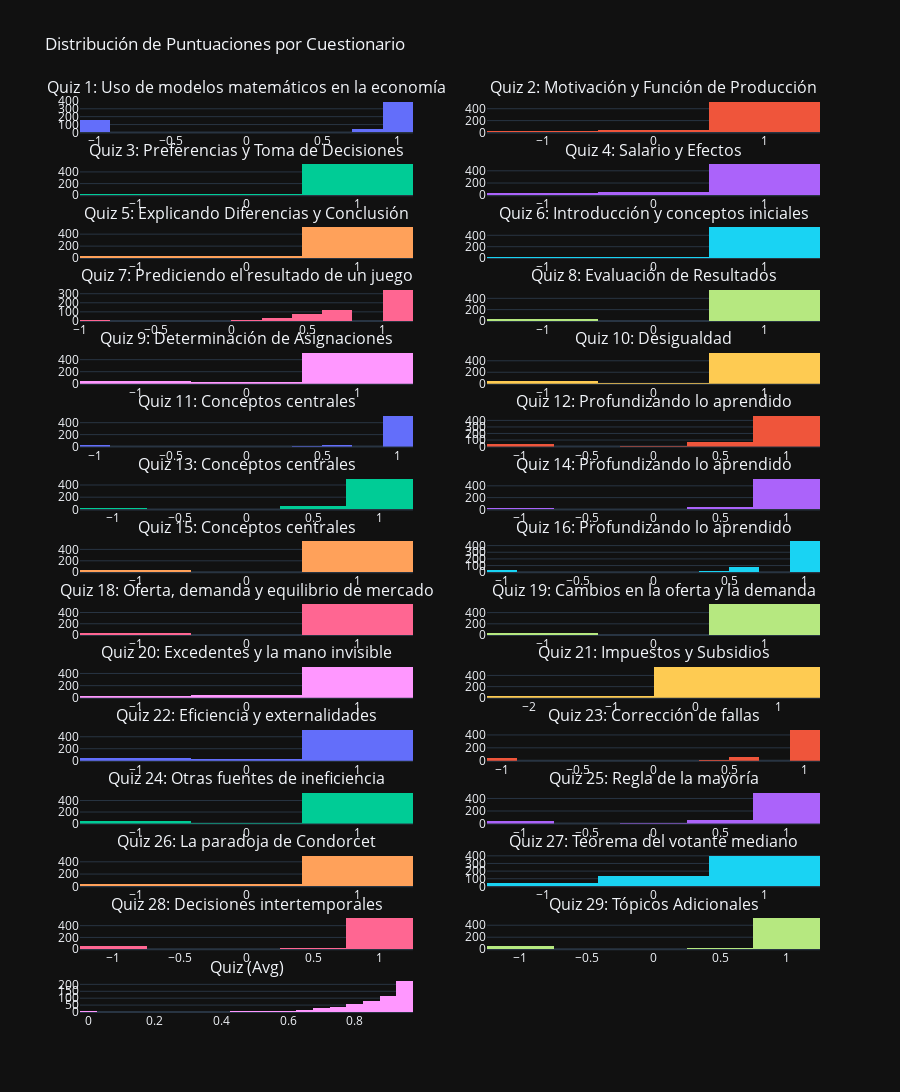

Notebook source saved alongside this figure:
### Markdown cell above
## Tratamiento de outliers

### Code cell
import plotly.graph_objects as go
from plotly.subplots import make_subplots
import pandas as pd

# Asegúrate de que tu archivo 'notas.csv' esté en el mismo directorio que este script,
# o proporciona la ruta completa al archivo.
notas_df = notas

# Reemplaza 'Not Attempted' con -1 y convierte las cadenas a flotantes
quiz_columns = [col for col in notas_df.columns if 'Quiz' in col]
notas_df[quiz_columns] = notas_df[quiz_columns].replace('Not Attempted', -1).astype(float)

# Determinamos el número de filas para los subplots
n_rows = (len(quiz_columns) + 1) // 2

# Crear una figura con subplots en dos columnas
fig = make_subplots(rows=n_rows, cols=2, subplot_titles=quiz_columns)

# Añadir un histograma para cada cuestionario en la posición adecuada
for idx, col in enumerate(quiz_columns):
    fig.add_trace(
        go.Histogram(x=notas_df[col], name=col),
        row=(idx // 2) + 1,  # Incrementar la fila después de cada dos cuestionarios
        col=(idx % 2) + 1    # Alternar entre columna 1 y 2
    )

# Actualizar el layout para que se ajuste bien
fig.update_layout(
    height=300 * n_rows,  # Ajustar la altura si es necesario para acomodar todos los subplots
    title_text="Distribución de Puntuaciones por Cuestionario",
    showlegend=False
)

# Mostrar la figura
fig.show()

### Figure 1 — Plotly figure (JSON) as saved in the notebook; plotly's stock layout.template omitted (floating-point values rounded to 4 significant figures; data arrays with more than 128 entries replaced by an {"elided": "..."} marker saying what was removed)
{"data": [{"name": "Quiz 1: Uso de modelos matemáticos en la economía", "type": "histogram", "x": {"elided": "587 float values"}, "xaxis": "x", "yaxis": "y"}, {"name": "Quiz 2: Motivación y Función de Producción", "type": "histogram", "x": {"elided": "587 int values"}, "xaxis": "x2", "yaxis": "y2"}, {"name": "Quiz 3: Preferencias y Toma de Decisiones", "type": "histogram", "x": {"elided": "587 int values"}, "xaxis": "x3", "yaxis": "y3"}, {"name": "Quiz 4: Salario y Efectos", "type": "histogram", "x": {"elided": "587 int values"}, "xaxis": "x4", "yaxis": "y4"}, {"name": "Quiz 5: Explicando Diferencias y Conclusión", "type": "histogram", "x": {"elided": "587 int values"}, "xaxis": "x5", "yaxis": "y5"}, {"name": "Quiz 6: Introducción y conceptos iniciales", "type": "histogram", "x": {"elided": "587 int values"}, "xaxis": "x6", "yaxis": "y6"}, {"name": "Quiz 7: Prediciendo el resultado de un juego", "type": "histogram", "x": {"elided": "587 float values"}, "xaxis": "x7", "yaxis": "y7"}, {"name": "Quiz 8: Evaluación de Resultados", "type": "histogram", "x": {"elided": "587 int values"}, "xaxis": "x8", "yaxis": "y8"}, {"name": "Quiz 9: Determinación de Asignaciones", "type": "histogram", "x": {"elided": "587 int values"}, "xaxis": "x9", "yaxis": "y9"}, {"name": "Quiz 10: Desigualdad", "type": "histogram", "x": {"elided": "587 int values"}, "xaxis": "x10", "yaxis": "y10"}, {"name": "Quiz 11: Conceptos centrales", "type": "histogram", "x": {"elided": "587 float values"}, "xaxis": "x11", "yaxis": "y11"}, {"name": "Quiz 12: Profundizando lo aprendido", "type": "histogram", "x": {"elided": "587 float values"}, "xaxis": "x12", "yaxis": "y12"}, {"name": "Quiz 13: Conceptos centrales", "type": "histogram", "x": {"elided": "587 float values"}, "xaxis": "x13", "yaxis": "y13"}, {"name": "Quiz 14: Profundizando lo aprendido", "type": "histogram", "x": {"elided": "587 float values"}, "xaxis": "x14", "yaxis": "y14"}, {"name": "Quiz 15: Conceptos centrales", "type": "histogram", "x": {"elided": "587 int values"}, "xaxis": "x15", "yaxis": "y15"}, {"name": "Quiz 16: Profundizando lo aprendido", "type": "histogram", "x": {"elided": "587 float values"}, "xaxis": "x16", "yaxis": "y16"}, {"name": "Quiz 18: Oferta, demanda y equilibrio de mercado", "type": "histogram", "x": {"elided": "587 int values"}, "xaxis": "x17", "yaxis": "y17"}, {"name": "Quiz 19: Cambios en la oferta y la demanda", "type": "histogram", "x": {"elided": "587 int values"}, "xaxis": "x18", "yaxis": "y18"}, {"name": "Quiz 20: Excedentes y la mano invisible", "type": "histogram", "x": {"elided": "587 int values"}, "xaxis": "x19", "yaxis": "y19"}, {"name": "Quiz 21: Impuestos y Subsidios", "type": "histogram", "x": {"elided": "587 int values"}, "xaxis": "x20", "yaxis": "y20"}, {"name": "Quiz 22: Eficiencia y externalidades", "type": "histogram", "x": {"elided": "587 int values"}, "xaxis": "x21", "yaxis": "y21"}, {"name": "Quiz 23: Corrección de fallas", "type": "histogram", "x": {"elided": "587 float values"}, "xaxis": "x22", "yaxis": "y22"}, {"name": "Quiz 24: Otras fuentes de ineficiencia", "type": "histogram", "x": {"elided": "587 int values"}, "xaxis": "x23", "yaxis": "y23"}, {"name": "Quiz 25: Regla de la mayoría", "type": "histogram", "x": {"elided": "587 float values"}, "xaxis": "x24", "yaxis": "y24"}, {"name": "Quiz 26: La paradoja de Condorcet", "type": "histogram", "x": {"elided": "587 int values"}, "xaxis": "x25", "yaxis": "y25"}, {"name": "Quiz 27: Teorema del votante mediano", "type": "histogram", "x": {"elided": "587 int values"}, "xaxis": "x26", "yaxis": "y26"}, {"name": "Quiz 28: Decisiones intertemporales", "type": "histogram", "x": {"elided": "587 float values"}, "xaxis": "x27", "yaxis": "y27"}, {"name": "Quiz 29: Tópicos Adicionales", "type": "histogram", "x": {"elided": "587 float values"}, "xaxis": "x28", "yaxis": "y28"}, {"name": "Quiz (Avg)", "type": "histogram", "x": {"elided": "587 float values"}, "xaxis": "x29", "yaxis": "y29"}], "layout": {"annotations": [{"font": {"size": 16}, "showarrow": false, "text": "Quiz 1: Uso de modelos matemáticos en la economía", "x": 0.225, "xanchor": "center", "xref": "paper", "y": 1, "yanchor": "bottom", "yref": "paper"}, {"font": {"size": 16}, "showarrow": false, "text": "Quiz 2: Motivación y Función de Producción", "x": 0.775, "xanchor": "center", "xref": "paper", "y": 1, "yanchor": "bottom", "yref": "paper"}, {"font": {"size": 16}, "showarrow": false, "text": "Quiz 3: Preferencias y Toma de Decisiones", "x": 0.225, "xanchor": "center", "xref": "paper", "y": 0.9311, "yanchor": "bottom", "yref": "paper"}, {"font": {"size": 16}, "showarrow": false, "text": "Quiz 4: Salario y Efectos", "x": 0.775, "xanchor": "center", "xref": "paper", "y": 0.9311, "yanchor": "bottom", "yref": "paper"}, {"font": {"size": 16}, "showarrow": false, "text": "Quiz 5: Explicando Diferencias y Conclusión", "x": 0.225, "xanchor": "center", "xref": "paper", "y": 0.8622, "yanchor": "bottom", "yref": "paper"}, {"font": {"size": 16}, "showarrow": false, "text": "Quiz 6: Introducción y conceptos iniciales", "x": 0.775, "xanchor": "center", "xref": "paper", "y": 0.8622, "yanchor": "bottom", "yref": "paper"}, {"font": {"size": 16}, "showarrow": false, "text": "Quiz 7: Prediciendo el resultado de un juego", "x": 0.225, "xanchor": "center", "xref": "paper", "y": 0.7933, "yanchor": "bottom", "yref": "paper"}, {"font": {"size": 16}, "showarrow": false, "text": "Quiz 8: Evaluación de Resultados", "x": 0.775, "xanchor": "center", "xref": "paper", "y": 0.7933, "yanchor": "bottom", "yref": "paper"}, {"font": {"size": 16}, "showarrow": false, "text": "Quiz 9: Determinación de Asignaciones", "x": 0.225, "xanchor": "center", "xref": "paper", "y": 0.7244, "yanchor": "bottom", "yref": "paper"}, {"font": {"size": 16}, "showarrow": false, "text": "Quiz 10: Desigualdad", "x": 0.775, "xanchor": "center", "xref": "paper", "y": 0.7244, "yanchor": "bottom", "yref": "paper"}, {"font": {"size": 16}, "showarrow": false, "text": "Quiz 11: Conceptos centrales", "x": 0.225, "xanchor": "center", "xref": "paper", "y": 0.6556, "yanchor": "bottom", "yref": "paper"}, {"font": {"size": 16}, "showarrow": false, "text": "Quiz 12: Profundizando lo aprendido", "x": 0.775, "xanchor": "center", "xref": "paper", "y": 0.6556, "yanchor": "bottom", "yref": "paper"}, {"font": {"size": 16}, "showarrow": false, "text": "Quiz 13: Conceptos centrales", "x": 0.225, "xanchor": "center", "xref": "paper", "y": 0.5867, "yanchor": "bottom", "yref": "paper"}, {"font": {"size": 16}, "showarrow": false, "text": "Quiz 14: Profundizando lo aprendido", "x": 0.775, "xanchor": "center", "xref": "paper", "y": 0.5867, "yanchor": "bottom", "yref": "paper"}, {"font": {"size": 16}, "showarrow": false, "text": "Quiz 15: Conceptos centrales", "x": 0.225, "xanchor": "center", "xref": "paper", "y": 0.5178, "yanchor": "bottom", "yref": "paper"}, {"font": {"size": 16}, "showarrow": false, "text": "Quiz 16: Profundizando lo aprendido", "x": 0.775, "xanchor": "center", "xref": "paper", "y": 0.5178, "yanchor": "bottom", "yref": "paper"}, {"font": {"size": 16}, "showarrow": false, "text": "Quiz 18: Oferta, demanda y equilibrio de mercado", "x": 0.225, "xanchor": "center", "xref": "paper", "y": 0.4489, "yanchor": "bottom", "yref": "paper"}, {"font": {"size": 16}, "showarrow": false, "text": "Quiz 19: Cambios en la oferta y la demanda", "x": 0.775, "xanchor": "center", "xref": "paper", "y": 0.4489, "yanchor": "bottom", "yref": "paper"}, {"font": {"size": 16}, "showarrow": false, "text": "Quiz 20: Excedentes y la mano invisible", "x": 0.225, "xanchor": "center", "xref": "paper", "y": 0.38, "yanchor": "bottom", "yref": "paper"}, {"font": {"size": 16}, "showarrow": false, "text": "Quiz 21: Impuestos y Subsidios", "x": 0.775, "xanchor": "center", "xref": "paper", "y": 0.38, "yanchor": "bottom", "yref": "paper"}, {"font": {"size": 16}, "showarrow": false, "text": "Quiz 22: Eficiencia y externalidades", "x": 0.225, "xanchor": "center", "xref": "paper", "y": 0.3111, "yanchor": "bottom", "yref": "paper"}, {"font": {"size": 16}, "showarrow": false, "text": "Quiz 23: Corrección de fallas", "x": 0.775, "xanchor": "center", "xref": "paper", "y": 0.3111, "yanchor": "bottom", "yref": "paper"}, {"font": {"size": 16}, "showarrow": false, "text": "Quiz 24: Otras fuentes de ineficiencia", "x": 0.225, "xanchor": "center", "xref": "paper", "y": 0.2422, "yanchor": "bottom", "yref": "paper"}, {"font": {"size": 16}, "showarrow": false, "text": "Quiz 25: Regla de la mayoría", "x": 0.775, "xanchor": "center", "xref": "paper", "y": 0.2422, "yanchor": "bottom", "yref": "paper"}, {"font": {"size": 16}, "showarrow": false, "text": "Quiz 26: La paradoja de Condorcet", "x": 0.225, "xanchor": "center", "xref": "paper", "y": 0.1733, "yanchor": "bottom", "yref": "paper"}, {"font": {"size": 16}, "showarrow": false, "text": "Quiz 27: Teorema del votante mediano", "x": 0.775, "xanchor": "center", "xref": "paper", "y": 0.1733, "yanchor": "bottom", "yref": "paper"}, {"font": {"size": 16}, "showarrow": false, "text": "Quiz 28: Decisiones intertemporales", "x": 0.225, "xanchor": "center", "xref": "paper", "y": 0.1044, "yanchor": "bottom", "yref": "paper"}, {"font": {"size": 16}, "showarrow": false, "text": "Quiz 29: Tópicos Adicionales", "x": 0.775, "xanchor": "center", "xref": "paper", "y": 0.1044, "yanchor": "bottom", "yref": "paper"}, {"font": {"size": 16}, "showarrow": false, "text": "Quiz (Avg)", "x": 0.225, "xanchor": "center", "xref": "paper", "y": 0.03556, "yanchor": "bottom", "yref": "paper"}], "height": 4500, "showlegend": false, "title": {"text": "Distribución de Puntuaciones por Cuestionario"}, "xaxis": {"anchor": "y", "domain": [0, 0.45]}, "xaxis10": {"anchor": "y10", "domain": [0.55, 1]}, "xaxis11": {"anchor": "y11", "domain": [0, 0.45]}, "xaxis12": {"anchor": "y12", "domain": [0.55, 1]}, "xaxis13": {"anchor": "y13", "domain": [0, 0.45]}, "xaxis14": {"anchor": "y14", "domain": [0.55, 1]}, "xaxis15": {"anchor": "y15", "domain": [0, 0.45]}, "xaxis16": {"anchor": "y16", "domain": [0.55, 1]}, "xaxis17": {"anchor": "y17", "domain": [0, 0.45]}, "xaxis18": {"anchor": "y18", "domain": [0.55, 1]}, "xaxis19": {"anchor": "y19", "domain": [0, 0.45]}, "xaxis2": {"anchor": "y2", "domain": [0.55, 1]}, "xaxis20": {"anchor": "y20", "domain": [0.55, 1]}, "xaxis21": {"anchor": "y21", "domain": [0, 0.45]}, "xaxis22": {"anchor": "y22", "domain": [0.55, 1]}, "xaxis23": {"anchor": "y23", "domain": [0, 0.45]}, "xaxis24": {"anchor": "y24", "domain": [0.55, 1]}, "xaxis25": {"anchor": "y25", "domain": [0, 0.45]}, "xaxis26": {"anchor": "y26", "domain": [0.55, 1]}, "xaxis27": {"anchor": "y27", "domain": [0, 0.45]}, "xaxis28": {"anchor": "y28", "domain": [0.55, 1]}, "xaxis29": {"anchor": "y29", "domain": [0, 0.45]}, "xaxis3": {"anchor": "y3", "domain": [0, 0.45]}, "xaxis30": {"anchor": "y30", "domain": [0.55, 1]}, "xaxis4": {"anchor": "y4", "domain": [0.55, 1]}, "xaxis5": {"anchor": "y5", "domain": [0, 0.45]}, "xaxis6": {"anchor": "y6", "domain": [0.55, 1]}, "xaxis7": {"anchor": "y7", "domain": [0, 0.45]}, "xaxis8": {"anchor": "y8", "domain": [0.55, 1]}, "xaxis9": {"anchor": "y9", "domain": [0, 0.45]}, "yaxis": {"anchor": "x", "domain": [0.9644, 1]}, "yaxis10": {"anchor": "x10", "domain": [0.6889, 0.7244]}, "yaxis11": {"anchor": "x11", "domain": [0.62, 0.6556]}, "yaxis12": {"anchor": "x12", "domain": [0.62, 0.6556]}, "yaxis13": {"anchor": "x13", "domain": [0.5511, 0.5867]}, "yaxis14": {"anchor": "x14", "domain": [0.5511, 0.5867]}, "yaxis15": {"anchor": "x15", "domain": [0.4822, 0.5178]}, "yaxis16": {"anchor": "x16", "domain": [0.4822, 0.5178]}, "yaxis17": {"anchor": "x17", "domain": [0.4133, 0.4489]}, "yaxis18": {"anchor": "x18", "domain": [0.4133, 0.4489]}, "yaxis19": {"anchor": "x19", "domain": [0.3444, 0.38]}, "yaxis2": {"anchor": "x2", "domain": [0.9644, 1]}, "yaxis20": {"anchor": "x20", "domain": [0.3444, 0.38]}, "yaxis21": {"anchor": "x21", "domain": [0.2756, 0.3111]}, "yaxis22": {"anchor": "x22", "domain": [0.2756, 0.3111]}, "yaxis23": {"anchor": "x23", "domain": [0.2067, 0.2422]}, "yaxis24": {"anchor": "x24", "domain": [0.2067, 0.2422]}, "yaxis25": {"anchor": "x25", "domain": [0.1378, 0.1733]}, "yaxis26": {"anchor": "x26", "domain": [0.1378, 0.1733]}, "yaxis27": {"anchor": "x27", "domain": [0.06889, 0.1044]}, "yaxis28": {"anchor": "x28", "domain": [0.06889, 0.1044]}, "yaxis29": {"anchor": "x29", "domain": [0, 0.03556]}, "yaxis3": {"anchor": "x3", "domain": [0.8956, 0.9311]}, "yaxis30": {"anchor": "x30", "domain": [0, 0.03556]}, "yaxis4": {"anchor": "x4", "domain": [0.8956, 0.9311]}, "yaxis5": {"anchor": "x5", "domain": [0.8267, 0.8622]}, "yaxis6": {"anchor": "x6", "domain": [0.8267, 0.8622]}, "yaxis7": {"anchor": "x7", "domain": [0.7578, 0.7933]}, "yaxis8": {"anchor": "x8", "domain": [0.7578, 0.7933]}, "yaxis9": {"anchor": "x9", "domain": [0.6889, 0.7244]}}}
